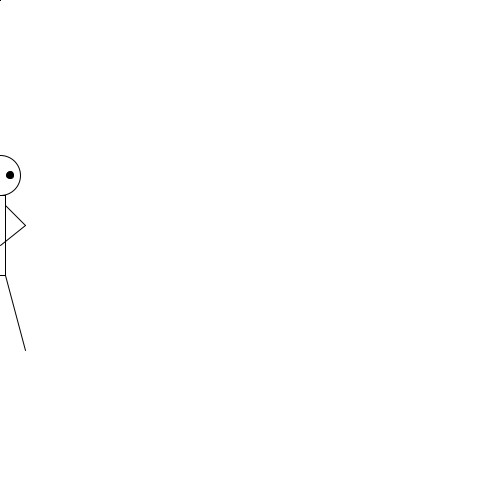
Frame 1 (no input)
Frame 60 (the mouse pressed at the canvas centre just before this capture): identical to frame 1, image omitted
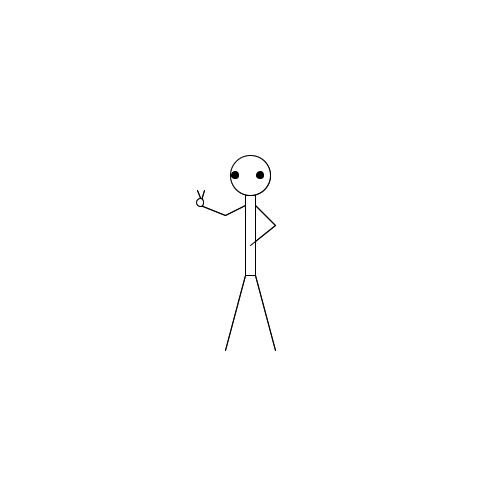
Frame 120 (the mouse held since frame 60 and released just before this capture)

The Processing sketch that drew these frames (run headless with seeded random() and noise(); from frame 60 on, the mouse is pressed at the canvas centre):

// Processing sketch: CharacterWithClass
// ── CharacterWithClass.pde
// Since we have a class, we may have several objects (instances) of that
// class:
Character character1;
Character character2;

void setup() {
  // Set display window size:
  size(500, 500);
  
  // Paint background white:
  background(255);
  
  // Create the two characters (instantiating the class):
  character1 = new Character(width / 2, width / 2, 0.5);
  character2 = new Character(width / 2, width / 2, 0.5);
}

void draw() {
  // Paint background white:
  background(255);

  // Move and scale the characters interestingly:
  character1.moveTo(mouseY, width / 2);
  character2.moveTo(mouseX, mouseY);
  character2.setScale(float(mouseY) / height);

  // Display the characters:
  character1.display();
  character2.display();
}
// ── Character.pde
// Now that we are using a class, x, y, and the scale are object properties.
// These properties are changed through appropriate methods (functions in a
// class are called methods). The original drawCharacter() function is now
// method display(), which uses the properties x, y, and scale, that is, the
// position and scale of the object.
class Character {
  float x;
  float y;
  float scale;
  
  Character(float x, float y, float scale) {
    this.x = x;
    this.y = y;
    this.scale = scale;
  }
  
  void moveTo(float newX, float newY) {
    x = newX;
    y = newY;
  }
  
  void setScale(float newScale) {
    scale = newScale;
  }
  
  void display() {
    // Set white fill so that the following shapes are
    // filled with white (until the next call to fill()):
    fill(255);
  
    // Set all lines and borders to black until the next
    // call to stroke():
    stroke(0);
  
    // Draw the head circle:
    ellipse(x, y - scale * 150, scale * 80, scale * 80);
  
    // Set black fill for the eyes:
    fill(0);
  
    // Draw the eyes:
    ellipse(x - scale * 30, y - scale * 150, scale * 15, scale * 15);
    ellipse(x + scale * 20, y - scale * 150, scale * 15, scale * 15);
  
    // Set white fill again to draw the torso:
    fill(255);
  
    // Draw the torso rectangle:
    rect(x - scale * 10, y - scale * 110, scale * 20, scale * 160);
  
    // Draw the left leg:
    line(x - scale * 10, y + scale * 50, x - scale * 50, y + scale * 200);
  
    // Draw the right leg:
    line(x + scale * 10, y + scale * 50, x + scale * 50, y + scale * 200);
  
    // Draw the right arm top:
    line(x + scale * 10, y - scale * 90, x + scale * 50, y - scale * 50);
  
    // Draw the right arm bottom:
    line(x + scale * 50, y - scale * 50, x, y - scale * 10);
    
    // Draw the left arm top:
    line(x - scale * 10, y - scale * 90, x - scale * 50, y - scale * 70);
    
    // Draw the left arm bottom:
    line(x - scale * 50, y - scale * 70, x - scale * 100, y - scale * 90);
  
    // Draw the fingers:
    line(x - scale * 97, y - scale * 100, x - scale * 105, y - scale * 120);
    line(x - scale * 97, y - scale * 100, x - scale * 92, y - scale * 120);
  
    fill(255);
    
    // Draw the hand circle:
    ellipse(x - scale * 100, y - scale * 95, scale * 15, scale * 15);
  }
}
